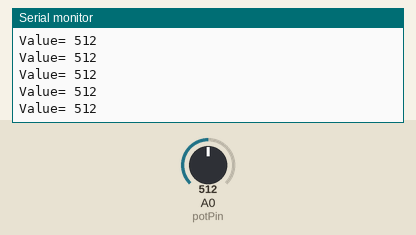
This sketch was run on a simulated Arduino Uno, built with avr-gcc and run on an emulated ATmega328P. Parts: the last lines printed to the serial monitor. Inputs (shaded band) come from the test bench; at power-on: A0 (potPin) = 512.

Above: at 4.2 s.
4.3 s: A0 (potPin) set to 104
At 4.34 s:
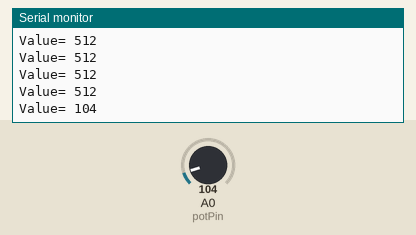
5.8 s: A0 (potPin) set to 89
At 5.8 s:
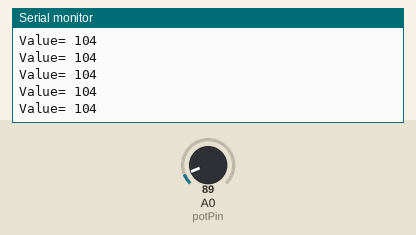
Timing chart, 0 to 8.3 s (numbered marks = the images above; inputs shaded):
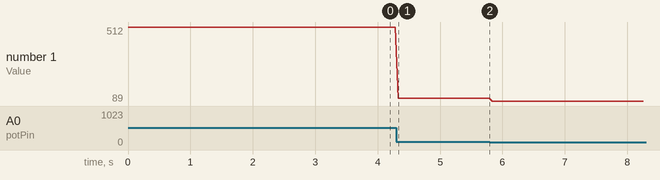

Measured:
- after the input at 4.3 s, the serial monitor: prints a new line at once (image 1)
- plotted number 1: 512 → 104 after the input at 4.3 s, 104 → 89 after the input at 5.8 s

The sketch:

05_01_pot.ino
```cpp
const int potPin = A0;         //设置电位器模块的连接引脚为A0

void setup() {
  Serial.begin(9600);          //打开串口并设置串口的波特率
}

void loop() {
  int potVal = analogRead(potPin);       //从A0引脚读取模拟值
  Serial.print("Value= ");
  Serial.println(potVal);       //将串口值输送到串口监视器
  delay(50);                       //等待50毫秒
}
```
